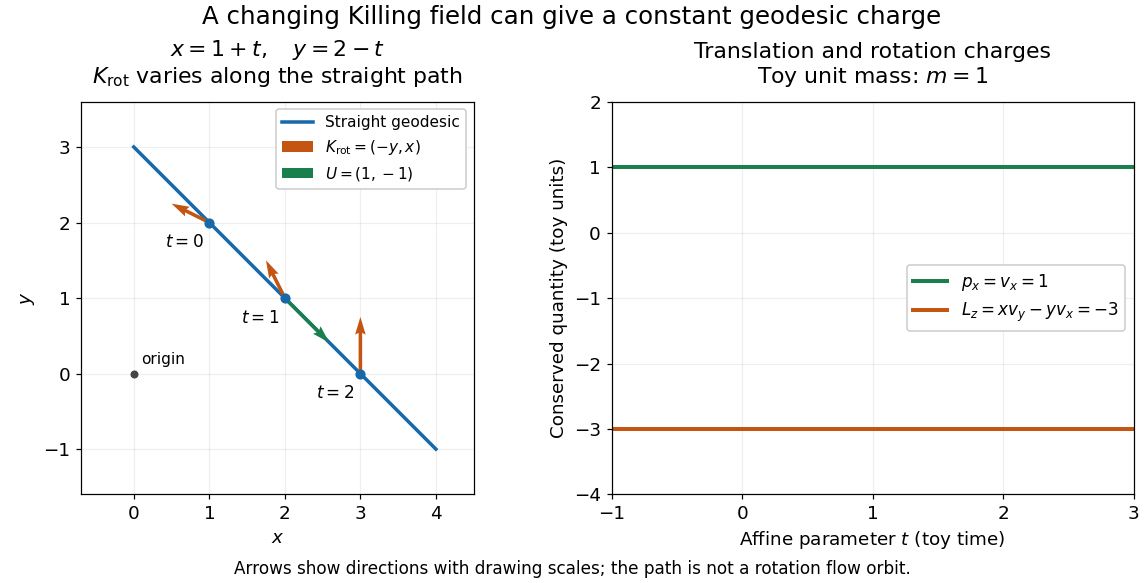

Source code (Python):
"""Original straight geodesic and Killing charges, in toy units with m=1.

Run from _media; writes only the matching PNG basename to the working directory.
Tested with Python 3.14, NumPy 2.3.5 and Matplotlib 3.10.7.
"""

from pathlib import Path
import os

os.environ.setdefault("MPLCONFIGDIR", "/tmp/codex-wiki-matplotlib")
import matplotlib

matplotlib.use("Agg")
import matplotlib.pyplot as plt
import numpy as np


def main():
    plt.rcParams.update({"font.size": 12, "figure.facecolor": "white"})
    fig, (path, charges) = plt.subplots(1, 2, figsize=(10.4, 5.3), layout="constrained")
    t = np.linspace(-1, 3, 201)
    x, y = 1 + t, 2 - t
    blue, orange, green = "#1769aa", "#c45412", "#19804d"
    path.plot(x, y, color=blue, lw=2.3, label="Straight geodesic")
    path.scatter([0], [0], s=18, color="#444444", zorder=4)
    path.annotate("origin", (0, 0), xytext=(5, 6), textcoords="offset points", fontsize=10)
    samples = np.array([0, 1, 2])
    sx, sy = 1 + samples, 2 - samples
    path.scatter(sx, sy, color=blue, s=32, zorder=5)
    path.quiver(sx, sy, -sy, sx, angles="xy", scale_units="xy", scale=4,
                color=orange, width=0.009, label="$K_{\\rm rot}=(-y,x)$", zorder=4)
    path.quiver([2], [1], [1], [-1], angles="xy", scale_units="xy", scale=1.7,
                color=green, width=0.009, label="$U=(1,-1)$", zorder=4)
    for tt, xx, yy in zip(samples, sx, sy):
        path.annotate(f"$t={tt}$", (xx, yy), xytext=(-29, -16),
                      textcoords="offset points", fontsize=11)
    path.set(xlim=(-0.7, 4.5), ylim=(-1.6, 3.6), xlabel="$x$", ylabel="$y$")
    path.set_aspect("equal")
    path.grid(alpha=0.2)
    path.set_title("$x=1+t,\\quad y=2-t$\n$K_{\\rm rot}$ varies along the straight path", pad=12)
    path.legend(loc="upper right", fontsize=10, framealpha=1)
    vx = np.gradient(x, t)
    vy = np.gradient(y, t)
    angular_momentum = x * vy - y * vx
    np.testing.assert_allclose(vx, 1, atol=1e-12)
    np.testing.assert_allclose(angular_momentum, -3, atol=1e-12)
    charges.plot(t, vx, color=green, lw=2.6, label="$p_x=v_x=1$")
    charges.plot(t, angular_momentum, color=orange, lw=2.6,
                 label="$L_z=xv_y-yv_x=-3$")
    charges.set(xlim=(-1, 3), ylim=(-4, 2), xlabel="Affine parameter $t$ (toy time)",
                ylabel="Conserved quantity (toy units)")
    charges.set_xticks(range(-1, 4))
    charges.set_yticks(range(-4, 3))
    charges.grid(alpha=0.2)
    charges.legend(loc="center right", fontsize=11, framealpha=1)
    charges.set_title("Translation and rotation charges\nToy unit mass: $m=1$", pad=12)
    fig.suptitle("A changing Killing field can give a constant geodesic charge", fontsize=16)
    fig.supxlabel("Arrows show directions with drawing scales; the path is not a rotation flow orbit.",
                  fontsize=11)
    fig.savefig(Path(__file__).with_suffix(".png").name, dpi=110,
                facecolor="white", transparent=False)
    plt.close(fig)


if __name__ == "__main__":
    main()
